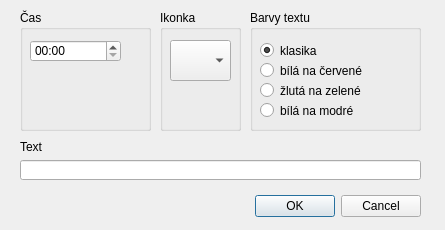
<?xml version="1.0" encoding="UTF-8"?>
<ui version="4.0">
 <class>InputDlg</class>
 <widget class="QDialog" name="InputDlg">
  <property name="geometry">
   <rect>
    <x>0</x>
    <y>0</y>
    <width>445</width>
    <height>230</height>
   </rect>
  </property>
  <property name="windowTitle">
   <string>Dialog</string>
  </property>
  <widget class="QDialogButtonBox" name="buttonBox">
   <property name="geometry">
    <rect>
     <x>30</x>
     <y>190</y>
     <width>391</width>
     <height>32</height>
    </rect>
   </property>
   <property name="orientation">
    <enum>Qt::Horizontal</enum>
   </property>
   <property name="standardButtons">
    <set>QDialogButtonBox::Cancel|QDialogButtonBox::Ok</set>
   </property>
  </widget>
  <widget class="QGroupBox" name="groupBox">
   <property name="geometry">
    <rect>
     <x>20</x>
     <y>10</y>
     <width>131</width>
     <height>121</height>
    </rect>
   </property>
   <property name="title">
    <string>Čas</string>
   </property>
   <widget class="QTimeEdit" name="timeEdit">
    <property name="geometry">
     <rect>
      <x>10</x>
      <y>30</y>
      <width>91</width>
      <height>22</height>
     </rect>
    </property>
    <property name="displayFormat">
     <string>HH:mm</string>
    </property>
   </widget>
  </widget>
  <widget class="QLabel" name="label">
   <property name="geometry">
    <rect>
     <x>20</x>
     <y>140</y>
     <width>56</width>
     <height>14</height>
    </rect>
   </property>
   <property name="text">
    <string>Text</string>
   </property>
  </widget>
  <widget class="QLineEdit" name="lineEdit">
   <property name="geometry">
    <rect>
     <x>20</x>
     <y>160</y>
     <width>401</width>
     <height>20</height>
    </rect>
   </property>
  </widget>
  <widget class="QGroupBox" name="groupBox_2">
   <property name="geometry">
    <rect>
     <x>250</x>
     <y>10</y>
     <width>171</width>
     <height>121</height>
    </rect>
   </property>
   <property name="title">
    <string>Barvy textu</string>
   </property>
   <widget class="QRadioButton" name="radioButton">
    <property name="geometry">
     <rect>
      <x>10</x>
      <y>30</y>
      <width>103</width>
      <height>21</height>
     </rect>
    </property>
    <property name="text">
     <string>klasika</string>
    </property>
    <property name="checked">
     <bool>true</bool>
    </property>
   </widget>
   <widget class="QRadioButton" name="radioButton_2">
    <property name="geometry">
     <rect>
      <x>10</x>
      <y>50</y>
      <width>121</width>
      <height>21</height>
     </rect>
    </property>
    <property name="text">
     <string>bílá na červené</string>
    </property>
   </widget>
   <widget class="QRadioButton" name="radioButton_3">
    <property name="geometry">
     <rect>
      <x>10</x>
      <y>70</y>
      <width>121</width>
      <height>21</height>
     </rect>
    </property>
    <property name="text">
     <string>žlutá na zelené</string>
    </property>
   </widget>
   <widget class="QRadioButton" name="radioButton_4">
    <property name="geometry">
     <rect>
      <x>10</x>
      <y>90</y>
      <width>111</width>
      <height>21</height>
     </rect>
    </property>
    <property name="text">
     <string>bílá na modré</string>
    </property>
   </widget>
  </widget>
  <widget class="QGroupBox" name="groupBox_3">
   <property name="geometry">
    <rect>
     <x>160</x>
     <y>10</y>
     <width>81</width>
     <height>121</height>
    </rect>
   </property>
   <property name="title">
    <string>Ikonka</string>
   </property>
   <widget class="QComboBox" name="comboBox">
    <property name="geometry">
     <rect>
      <x>10</x>
      <y>30</y>
      <width>61</width>
      <height>41</height>
     </rect>
    </property>
    <property name="iconSize">
     <size>
      <width>24</width>
      <height>24</height>
     </size>
    </property>
   </widget>
  </widget>
 </widget>
 <resources/>
 <connections>
  <connection>
   <sender>buttonBox</sender>
   <signal>accepted()</signal>
   <receiver>InputDlg</receiver>
   <slot>accept()</slot>
   <hints>
    <hint type="sourcelabel">
     <x>248</x>
     <y>254</y>
    </hint>
    <hint type="destinationlabel">
     <x>157</x>
     <y>274</y>
    </hint>
   </hints>
  </connection>
  <connection>
   <sender>buttonBox</sender>
   <signal>rejected()</signal>
   <receiver>InputDlg</receiver>
   <slot>reject()</slot>
   <hints>
    <hint type="sourcelabel">
     <x>316</x>
     <y>260</y>
    </hint>
    <hint type="destinationlabel">
     <x>286</x>
     <y>274</y>
    </hint>
   </hints>
  </connection>
 </connections>
</ui>
